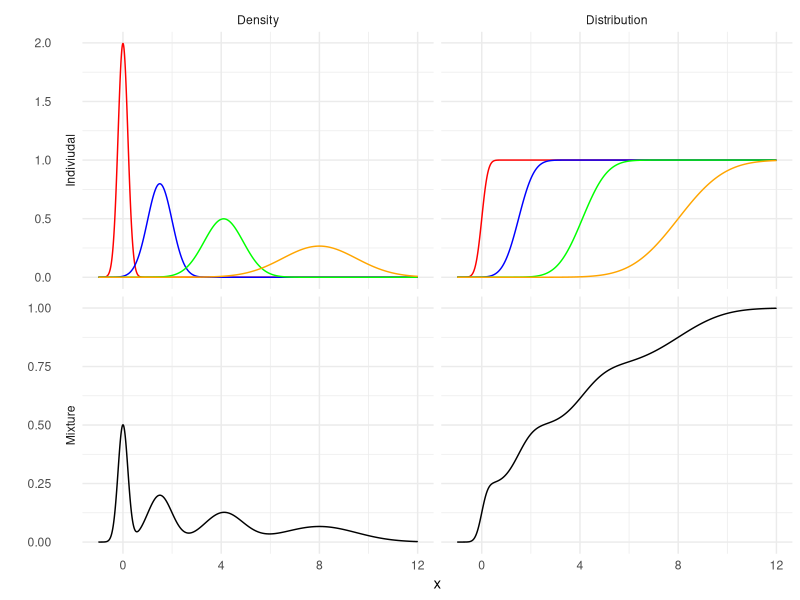
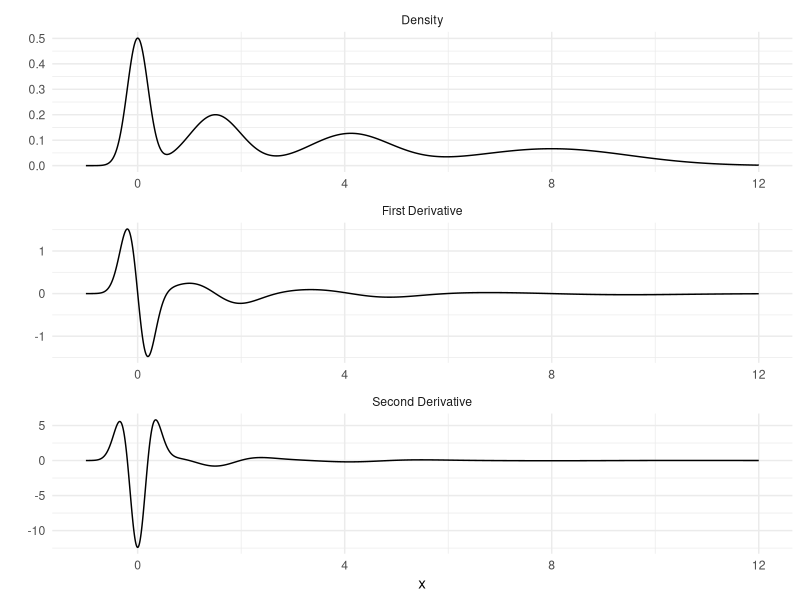
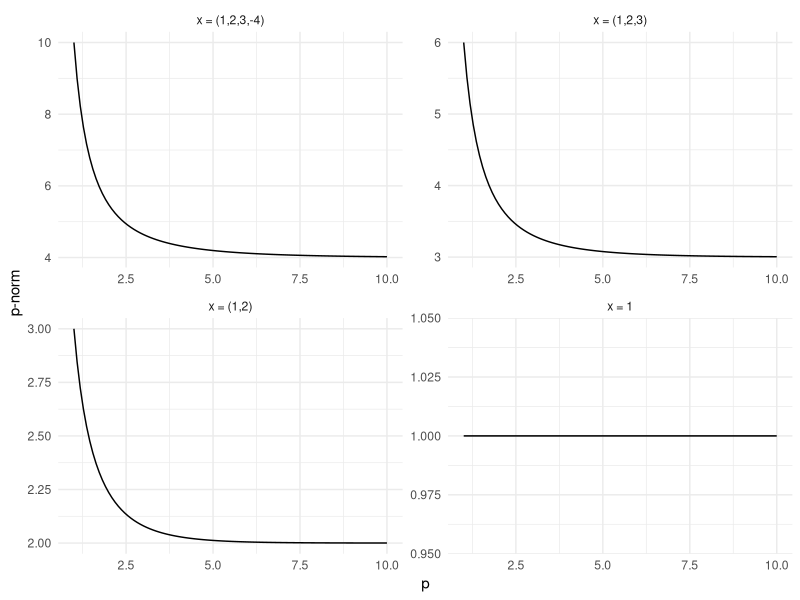

Reproduce these figures in R, in order. (Note: this script raises an error after producing the figures.)
## ---- chunk 1
#| echo: false
#| message: false
library(tidyverse)
## ---- chunk 2
F_X <- function(x){
  0.25*pnorm(x, mean = 0, sd = 0.2) + 
  0.25*pnorm(x, mean = 1.5, sd = 0.5) + 
  0.25*pnorm(x, mean = 4.1, sd = 0.8) + 
  0.25*pnorm(x, mean = 8, sd = 1.5)
}

f_X <- function(x){
  0.25*dnorm(x, mean = 0, sd = 0.2) +
  0.25*dnorm(x, mean = 1.5, sd = 0.5) + 
  0.25*dnorm(x, mean = 4.1, sd = 0.8) + 
  0.25*dnorm(x, mean = 8, sd = 1.5)
}

draw_X <- function(n){
  # make n draws from (1,2,3,4) with equal probability
  index <- sample(c(1,2,3,4), n, replace = TRUE)
  (index == 1)*rnorm(n, mean = 0, sd = 0.2)  + 
  (index == 2)*rnorm(n, mean = 1.5, sd = 0.5) +
  (index == 3)*rnorm(n, mean = 4.1, sd = 0.8) + 
  (index == 4)*rnorm(n, mean = 8, sd = 1.5)
}
## ---- chunk 3
#| code-fold: true
#| label: fig-plot412e1
#| fig-align: center
#| fig-asp: 0.7
#| fig-width: 8
#| fig-cap: " "
#| code-summary: "Show code which generates figure"
expand_grid(x = seq(-1, 12, length = 1e5), func = c("Density", "Distribution")) %>% 
  mutate(
    X1 = ifelse(func == "Density", dnorm(x, mean = 0, sd = 0.2), pnorm(x, mean = 0, sd = 0.2)),
    X2 = ifelse(func == "Density", dnorm(x, mean = 1.5, sd = 0.5), pnorm(x, mean = 1.5, sd = 0.5)),
    X3 = ifelse(func == "Density", dnorm(x, mean = 4.1, sd = 0.8), pnorm(x, mean = 4.1, sd = 0.8)),
    X4 = ifelse(func == "Density", dnorm(x, mean = 8, sd = 1.5), pnorm(x, mean = 8, sd = 1.5)),
    X = ifelse(func == "Density", f_X(x), F_X(x))
  ) %>% 
  gather("RV", "val", -x, -func) %>% 
  mutate(group = ifelse(RV == "X", "Mixture", "Indiviudal"))  %>% 
  ggplot(aes(x, val, color = RV)) +
  geom_line() +
  scale_color_manual(values = c("black", "red", "blue", "green", "orange")) + 
  facet_grid(rows = vars(group), cols = vars(func), scales = "free", switch = "y") +
  theme_minimal() + 
  theme(legend.position = "none") +
  labs(y = "")
## ---- chunk 4
df_dx <- function(x){
  - ((x-0)/0.2^2)*0.25*dnorm(x, mean = 0, sd = 0.2) - 
  ((x-1.5)/0.5^2)*0.25*dnorm(x, mean = 1.5, sd = 0.5) -
  ((x-4.1)/0.8^2)*0.25*dnorm(x, mean = 4.1, sd = 0.8) - 
  ((x-8)/1.5^2)*0.25*dnorm(x, mean = 8, sd = 1.5)
}

df2_dx2 <- function(x){
  ((x-0)^2/0.2^4 - 1/0.2^2)*0.25*dnorm(x, mean = 0, sd = 0.2) +
  ((x-1.5)^2/0.5^4 - 1/0.5^2)* 0.25*dnorm(x, mean = 1.5, sd = 0.5) +
  ((x-4.1)^2/0.8^4 - 1/0.8^2)*0.25*dnorm(x, mean = 4.1, sd = 0.8) +
  ((x-8)^2/1.5^4 - 1/1.5^2)*0.25*dnorm(x, mean = 8, sd = 1.5)
} 
## ---- chunk 5
#| code-fold: true
#| label: fig-plot412e17
#| fig-align: center
#| fig-asp: 0.7
#| fig-width: 8
#| fig-cap: " "
#| code-summary: "Show code which generates figure"

tibble(x = seq(-1, 12, length = 1e5)) %>% 
  mutate(
    Density = f_X(x),
    `First Derivative` = df_dx(x),
    `Second Derivative` = df2_dx2(x)
  ) %>% 
  gather("func", "value", -x) %>% 
  ggplot(aes(x, value)) +
  geom_line() +
  facet_wrap(~func, ncol = 1, scales = "free") +
  theme_minimal() +
  labs(y = "")

## ---- chunk 6
#| code-fold: true
#| fig-align: center
#| fig-asp: 1
#| fig-width: 11
#| fig-cap: "Distribution of estimators for the population variance"
#| code-summary: "Show code which generates figure"

p_norm <- function(p, x){
  (sum(abs(x)^p))^(1/p)
}

tibble(x1 = c(1, 1, 1, 1),
       x2 = c(0, 2, 2, 2),
       x3 = c(0, 0, 3, 3),
       x4 = c(0, 0, 0, -4)
       ) %>% 
  mutate(vector = ifelse(x4 == -4, "x = (1,2,3,-4)", ifelse(x3 == 3, "x = (1,2,3)", ifelse(x2 == 2, "x = (1,2)", "x = 1"))))  %>% 
  expand_grid(p = seq(1,10, length = 100)) %>% 
  rowwise() %>% 
  mutate(norm = p_norm(p, c(x1, x2, x3, x4))) %>% 
  ggplot(aes(p, norm)) +
  geom_line() + 
  facet_wrap(~vector, scales = "free") +
  theme_minimal() +
  labs(x = "p", y = "p-norm")
  
## ---- chunk 7
#| echo: false
#| fig-align: center
#| label: fig-plot531243
#| fig-asp: 0.5
#| fig-width: 1
#| fig-cap: "test"

knitr::include_graphics("figures/lp_norm.png")
## ---- chunk 8
emp_dist <- function(sample, t){
  n <- length(sample)
  sum(sample <= t)/n
}

n <- 100
X <- draw_X(n)

# calculate the estimate by calculating values on approximate support 
F_hat <- sapply(seq(-1, 12, length = 1e5), emp_dist, sample = X)
## ---- chunk 9
#| code-fold: true
#| label: fig-plot412e1712
#| fig-align: center
#| fig-asp: 0.7
#| fig-width: 8
#| fig-cap: " "
#| code-summary: "Show code which generates figure"
tibble(x = seq(-1, 12, length = 1e5), `Empirical Distribution` = F_hat) %>% 
  mutate(`True Distribution` = F_X(x)) %>% 
  gather("func", "prob", -x) %>% 
  ggplot(aes(x, prob, color = func)) + 
  geom_line() +
  scale_color_manual(values = c("black", "red")) +
  labs(x = "t", color = "", y = "Pr(X <= t)")  +
  theme_minimal() +
  theme(legend.position = "bottom") 
## ---- chunk 10
n <- 100
x_0 <- 0

F_X(x_0)
(1 - F_X(x_0))*F_X(x_0)/n
## ---- chunk 11
N_sim <- 1e6

estimates <- vector("numeric", length = N_sim)
for (k in 1:N_sim) {
  X <- draw_X(n)
  estimates[k] <- emp_dist(X, x_0)
}

mean(estimates)
var(estimates)
## ---- chunk 12
#| code-fold: true
#| label: fig-plot412e171212
#| fig-align: center
#| fig-asp: 0.7
#| fig-width: 8
#| fig-cap: " "
#| code-summary: "Show code which generates figure"
tibble(estimates) %>% 
  ggplot(aes(estimates)) +
  geom_histogram(aes(y = ..density..), fill = "white", color = "black", binwidth = .01) +
  stat_function(fun = dnorm, args = list(mean = F_X(x_0), sd = sqrt((1 - F_X(x_0))*F_X(x_0)/n)), color = "red") +
  theme_minimal() +
  labs(x = "Empirical Distribution Evaluated at 0", y = "Density")
## ---- chunk 13
N_sim <- 1e4
estimates <- vector("numeric", length = N_sim)
for (n in 1:N_sim) {
  X <- draw_X(n)
  estimates[n] <- emp_dist(X, x_0) 
}
## ---- chunk 14
#| code-fold: true
#| label: fig-plot412e171123
#| fig-align: center
#| fig-asp: 0.7
#| fig-width: 8
#| fig-cap: " "
#| code-summary: "Show code which generates figure"
tibble(n = 1:N_sim, estimates) %>% 
  ggplot(aes(n, estimates)) +
  geom_line() +
  geom_hline(yintercept = F_X(x_0), color = "red", linetype = "dashed") +
  labs(y = "Empirical Distribution Evaluated at 0", x = "Sample Size, n") +
  theme_minimal()
## ---- chunk 15
n <- 100
X <- draw_X(n)

CI <- function(a, sample, t){
  n <- length(sample)
  F_hat <- emp_dist(sample, t)
  lower <- F_hat  - qnorm(1 - a/2)*sqrt((F_hat*(1-F_hat))/n)
  upper <- F_hat  + qnorm(1 - a/2)*sqrt((F_hat*(1-F_hat))/n)
  return(c(lower, upper))
}

F_hat <- sapply(seq(-1, 12, length = 1e5), emp_dist, sample = X)
F_CI <- sapply(seq(-1, 12, length = 1e5), CI, a = 0.05, sample = X)
## ---- chunk 16
#| code-fold: true
#| warning: false
#| label: fig-plot412e17190
#| fig-align: center
#| fig-asp: 0.7
#| fig-width: 8
#| fig-cap: " "
#| code-summary: "Show code which generates figure"
t(F_CI) %>% 
  as_tibble() %>% 
  rename(
    lower = V1,
    upper = V2
  ) %>% 
  mutate(
    x = seq(-1, 12, length = 1e5),
    F_hat = F_hat
  ) %>% 
  ggplot(aes(x, F_hat)) + 
  geom_line(aes(color = "Empirical Distribution")) +
  geom_ribbon(aes(ymin = lower, ymax = upper, fill = "95% (Pointwise) Confidence Interval"), alpha = 0.3) +
  theme_minimal() +
  scale_color_manual(values = c("black")) +
  scale_fill_manual(values = c("black")) +
  labs(x = "t", y = "Pr(X < t)", color = "", fill = "") +
  theme(legend.position = "bottom") 
## ---- chunk 17
N_sim <- 1e3
sup_diff <- vector("numeric", N_sim)
for (n in 1:N_sim) {
  X <- draw_X(n)
  F_hat <- sapply(seq(-1, 12, length = 1e5), emp_dist, sample = X)
  F_0 <- sapply(seq(-1, 12, length = 1e5), F_X)
  sup_diff[n] <- max(abs(F_hat - F_0))
}
## ---- chunk 18
#| code-fold: true
#| warning: false
#| label: fig-plot412e1741923
#| fig-align: center
#| fig-asp: 0.7
#| fig-width: 8
#| fig-cap: " "
#| code-summary: "Show code which generates figure"
tibble(
  n = 1:N_sim,
  sup_diff
) %>% 
  ggplot(aes(n, sup_diff)) +
  geom_line() + 
  geom_hline(yintercept = 0, color = "red", linetype = "dashed") +
  labs(y = "sup |eCDF - CDF|", x ="Sample Size, n") +
  theme_minimal() 
## ---- chunk 19
estimates <- list()
iter <- 0
for (n in c(10, 25, 50, 100, 500, 1000)) {
  iter <- iter + 1
  X <- draw_X(n)
  F_hat <- sapply(seq(-1, 12, length = 1e5), emp_dist, sample = X)
  estimates[[iter]] <- tibble(F_hat, n , x = seq(-1, 12, length = 1e5))
}
## ---- chunk 20
#| code-fold: true
#| warning: false
#| label: fig-plot412e17412849
#| fig-align: center
#| fig-asp: 0.7
#| fig-width: 8
#| fig-cap: " "
#| code-summary: "Show code which generates figure"
estimates %>% 
  bind_rows() %>% 
  ggplot(aes(x, F_hat)) +
  geom_line(color = "red") + 
  facet_wrap(~n) +
  stat_function(fun = F_X, alpha = 0.3) +
  theme_minimal()
## ---- chunk 21
n <- 1000
X <- draw_X(n)
F_hat <- sapply(seq(-1, 12, length = 1e5), emp_dist, sample = X)
F_0 <- sapply(seq(-1, 12, length = 1e5), F_X)

tibble(
  x = seq(-1, 12, length = 1e5),
  y = sqrt(n) * (F_hat - F_0)
) %>% 
  ggplot(aes(x,y)) +
  geom_line() +
  theme_minimal()
## ---- chunk 22
kde <- function(x, sample, K, h){
  # sample size
  n <- length(sample)
  #calculate the kernel density estimate at x
  (1/(n*h)) * sum(K((x - sample)/h))
}
## ---- chunk 23
uniform <- function(x){
  (1/2)*(abs(x) <= 1)
}

triangular <- function(x){
  (1 - abs(x))*(abs(x) <= 1)
}

triweight <- function(x){
  (35/32*(1-x^2)^3)*(abs(x) <= 1)
}

gauss <- function(x){
  dnorm(x)
}
## ---- chunk 24

#| code-fold: true
#| fig-align: center
#| fig-asp: 1
#| fig-width: 11
#| fig-cap: "Distribution of estimators for the population variance"
#| code-summary: "Show code which generates figure"

tibble(
  x = seq(-2, 2, length = 10000),
  Uniform = uniform(x),
  Triangular = triangular(x),
  Triweight = triweight(x),
  Gaussian = gauss(x)
) %>% 
  gather("Kernel", "val", -x) %>% 
  ggplot(aes(x, val, color = Kernel)) +
  geom_line() +
  theme_minimal() +
  theme(legend.position = "bottom") +
  labs(y = "Density")
## ---- chunk 25
X <- draw_X(1000)

#set elements to loop over and support to calculate KDE on 
kernels <- c(uniform, triangular, triweight, gauss)
kernel_names <- c("Uniform", "Triangular", "Triweight", "Gaussian")
bandwidths <- c(.05, .1, .5, 0.75, 1, 2)
support <-seq(-1, 12, length = 1e3)


estimates <- expand_grid(x = support, 
            h = bandwidths, 
            ker_index = 1:4
            ) %>% 
  rowwise() %>% 
  mutate(
    f_est = kde(x, sample = X, K = kernels[[ker_index]], h),
    Kernel = kernel_names[ker_index]
    )

## ---- chunk 26
#| code-fold: true
#| fig-align: center
#| fig-asp: 1
#| fig-width: 11
#| fig-cap: "Distribution of estimators for the population variance"
#| code-summary: "Show code which generates figure"

estimates %>% 
  mutate(h = paste("h =", h)) %>% 
  ggplot(aes(x, f_est, color = Kernel)) +
  geom_line() +
  geom_function(fun = f_X, color = "black") + 
  facet_wrap(~h) +
  theme_minimal() +
  labs(color = "Kernel", y = "Kernel Density Estimate") +
  theme(legend.position = "bottom")
